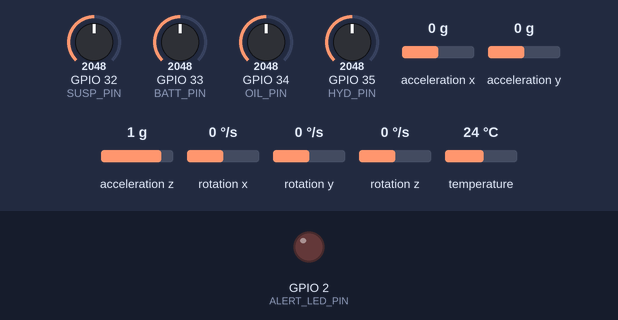
Simulated run of this sketch. Board: ESP32. Parts: output pins drawn as LEDs (lit = HIGH). The test bench sets the inputs (shaded band); at power-on: GPIO 32 (SUSP_PIN) = 2048, GPIO 33 (BATT_PIN) = 2048, GPIO 34 (OIL_PIN) = 2048, GPIO 35 (HYD_PIN) = 2048, acceleration x 0 g, acceleration y 0 g, acceleration z 1 g, rotation x 0 °/s, rotation y 0 °/s, rotation z 0 °/s, temperature 24 °C. WiFi joins after 1.5 s; servers stay silent unless stated; random numbers use the default seed unless the sketch sets one; no MQTT or app messages arrive unless stated; what the sketch prints to the serial monitor is not drawn.

Above: at 0.1 s.
At 108.1 s:
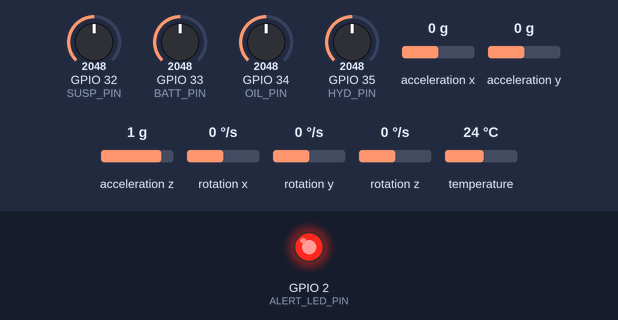
Timing chart, 0 to 109.6 s (numbered marks = the images above):
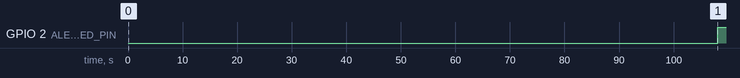

The sketch:

sketch.ino
```cpp
/*
  EdgeGuard AI - Phase 1 IoT Simulation
  ESP32 + Wokwi virtual sensors -> MQTT (HiveMQ public broker)

  Sensors simulated:
    - Temperature   (DS18B20)            -> engine block / coolant
    - Vibration     (MPU6050 accel mag)  -> wheel hub / axle bearing
    - Oil Pressure  (potentiometer, 0-10 bar)
    - Hydraulic Pressure (potentiometer, 0-600 bar)
    - Suspension Pressure (potentiometer, 0-16 bar)
    - Battery Voltage (potentiometer, 0-25V)

  Failure scenario: AUTO-RAMP starting at T+60s.
  Simulates the documented degradation cascade:
    Temperature UP -> Vibration UP -> Oil Pressure DOWN -> failure window

  Topic schema (truck_id = "truck1" for hackathon demo):
    edgeguard/truck1/temperature
    edgeguard/truck1/vibration
    edgeguard/truck1/oil_pressure
    edgeguard/truck1/hydraulic_pressure
    edgeguard/truck1/suspension_pressure
    edgeguard/truck1/battery_voltage
    edgeguard/truck1/status        (heartbeat / online flag)

  JSON payload shape (same for every sensor topic):
    {
      "truck_id": "truck1",
      "sensor": "vibration",
      "value": 1.23,
      "unit": "g",
      "ts": 123456   // millis() since boot, swap for real epoch in Phase 2
    }
*/

#include <WiFi.h>
#include <PubSubClient.h>
#include <Wire.h>
#include <Adafruit_MPU6050.h>
#include <Adafruit_Sensor.h>
#include <OneWire.h>
#include <DallasTemperature.h>

// ---------- WiFi (Wokwi simulated network) ----------
const char* WIFI_SSID = "Wokwi-GUEST";
const char* WIFI_PASS = "";

// ---------- MQTT (public HiveMQ broker) ----------
const char* MQTT_BROKER = "broker.hivemq.com";
const int   MQTT_PORT   = 1883;
const char* TRUCK_ID    = "truck1";
// Make this unique-ish so you don't collide with other teams testing on the
// same public broker during the hackathon.
const char* MQTT_CLIENT_ID = "edgeguard-truck1-sim-01";

WiFiClient espClient;
PubSubClient mqtt(espClient);

// ---------- Pins ----------
#define ONE_WIRE_PIN   4
#define OIL_PIN        34
#define HYD_PIN        35
#define SUSP_PIN       32
#define BATT_PIN       33
#define ALERT_LED_PIN  2

OneWire oneWire(ONE_WIRE_PIN);
DallasTemperature tempSensor(&oneWire);
Adafruit_MPU6050 mpu;

// ---------- Timing ----------
unsigned long bootTime = 0;
unsigned long lastPublish = 0;
const unsigned long PUBLISH_INTERVAL_MS = 2000;   // publish every 2s
const unsigned long FAILURE_START_MS    = 60000;  // auto-ramp begins at T+60s
const unsigned long FAILURE_RAMP_MS     = 90000;  // ramps to full severity over 90s

void connectWiFi() {
  Serial.print("Connecting to WiFi");
  WiFi.begin(WIFI_SSID, WIFI_PASS);
  while (WiFi.status() != WL_CONNECTED) {
    delay(300);
    Serial.print(".");
  }
  Serial.println(" connected!");
  Serial.println(WiFi.localIP());
}

void connectMQTT() {
  mqtt.setServer(MQTT_BROKER, MQTT_PORT);
  while (!mqtt.connected()) {
    Serial.print("Connecting to MQTT broker...");
    if (mqtt.connect(MQTT_CLIENT_ID)) {
      Serial.println(" connected!");
      String statusTopic = String("edgeguard/") + TRUCK_ID + "/status";
      mqtt.publish(statusTopic.c_str(), "{\"status\":\"online\"}");
    } else {
      Serial.print(" failed, rc=");
      Serial.print(mqtt.state());
      Serial.println(" retrying in 2s");
      delay(2000);
    }
  }
}

// Publishes one sensor reading as a JSON payload on its own topic.
void publishReading(const char* sensorName, float value, const char* unit) {
  String topic = String("edgeguard/") + TRUCK_ID + "/" + sensorName;

  String payload = "{";
  payload += "\"truck_id\":\"" + String(TRUCK_ID) + "\",";
  payload += "\"sensor\":\"" + String(sensorName) + "\",";
  payload += "\"value\":" + String(value, 2) + ",";
  payload += "\"unit\":\"" + String(unit) + "\",";
  payload += "\"ts\":" + String(millis());
  payload += "}";

  mqtt.publish(topic.c_str(), payload.c_str());
  Serial.print(topic);
  Serial.print(" -> ");
  Serial.println(payload);
}

// Returns 0.0 -> 1.0 representing how far into the failure ramp we are.
// 0 = healthy baseline, 1 = full failure severity reached.
float getFailureSeverity() {
  unsigned long elapsed = millis() - bootTime;
  if (elapsed < FAILURE_START_MS) return 0.0;
  float into = (float)(elapsed - FAILURE_START_MS);
  float severity = into / (float)FAILURE_RAMP_MS;
  if (severity > 1.0) severity = 1.0;
  return severity;
}

void setup() {
  Serial.begin(115200);
  pinMode(ALERT_LED_PIN, OUTPUT);
  digitalWrite(ALERT_LED_PIN, LOW);

  connectWiFi();
  connectMQTT();

  tempSensor.begin();

  if (!mpu.begin()) {
    Serial.println("MPU6050 not found - check wiring (continuing anyway)");
  } else {
    mpu.setAccelerometerRange(MPU6050_RANGE_8_G);
  }

  bootTime = millis();
  Serial.println("EdgeGuard AI simulation started. Auto-ramp failure at T+60s.");
}

void loop() {
  if (!mqtt.connected()) {
    connectMQTT();
  }
  mqtt.loop();

  unsigned long now = millis();
  if (now - lastPublish < PUBLISH_INTERVAL_MS) {
    return;
  }
  lastPublish = now;

  float severity = getFailureSeverity();

  // ---- Temperature: baseline ~65C, ramps up to ~110C under failure ----
  float baseTemp = 65.0;
  float temp = baseTemp + (severity * 45.0) + random(-10, 10) / 10.0;

  // ---- Vibration: read MPU6050 accel magnitude, add ramp + noise ----
  float vibBase = 0.3; // g, healthy baseline jitter
  float vib = vibBase + (severity * 2.2) + random(-5, 5) / 100.0;
  // If MPU is actually present, blend in a touch of real sensor noise
  if (mpu.getMotionInterruptStatus() || true) {
    sensors_event_t a, g, t;
    mpu.getEvent(&a, &g, &t);
    float mag = sqrt(a.acceleration.x * a.acceleration.x +
                      a.acceleration.y * a.acceleration.y +
                      a.acceleration.z * a.acceleration.z) / 9.8;
    vib += (mag - 1.0) * 0.05; // small real-sensor influence, kept subtle
  }

  // ---- Oil pressure: baseline ~70 (of 0-10 bar scale *10), DROPS under failure ----
  int oilRaw = analogRead(OIL_PIN); // 0-4095
  float oilBase = map(oilRaw, 0, 4095, 30, 70) / 10.0; // 3.0 - 7.0 bar baseline
  float oilPressure = oilBase - (severity * 2.5) + random(-3, 3) / 100.0;
  if (oilPressure < 0.5) oilPressure = 0.5;

  // ---- Hydraulic pressure: baseline mid-range, dips/spikes under failure ----
  int hydRaw = analogRead(HYD_PIN);
  float hydBase = map(hydRaw, 0, 4095, 200, 400); // 200-400 bar baseline
  float hydPressure = hydBase - (severity * 90.0) + random(-5, 5);

  // ---- Suspension pressure: baseline steady, DROPS under failure (stress/wear) ----
  int suspRaw = analogRead(SUSP_PIN);
  float suspBase = map(suspRaw, 0, 4095, 60, 100) / 10.0; // 6.0-10.0 bar
  float suspPressure = suspBase - (severity * 3.0) + random(-2, 2) / 100.0;
  if (suspPressure < 1.0) suspPressure = 1.0;

  // ---- Battery voltage: mostly stable, slight dip under stress ----
  int battRaw = analogRead(BATT_PIN);
  float battVoltage = map(battRaw, 0, 4095, 220, 250) / 10.0; // 22.0-25.0V
  battVoltage -= (severity * 1.0);

  // ---- Publish all six readings ----
  publishReading("temperature", temp, "C");
  publishReading("vibration", vib, "g");
  publishReading("oil_pressure", oilPressure, "bar");
  publishReading("hydraulic_pressure", hydPressure, "bar");
  publishReading("suspension_pressure", suspPressure, "bar");
  publishReading("battery_voltage", battVoltage, "V");

  // ---- Local alert LED, mirrors what the dashboard should flag ----
  if (severity > 0.5) {
    digitalWrite(ALERT_LED_PIN, HIGH);
  } else {
    digitalWrite(ALERT_LED_PIN, LOW);
  }

  Serial.print("Failure severity: ");
  Serial.println(severity);
  Serial.println("---");
}
```

Measured:
- by itself, GPIO 2 (ALERT_LED_PIN): LOW → HIGH at 108 s
